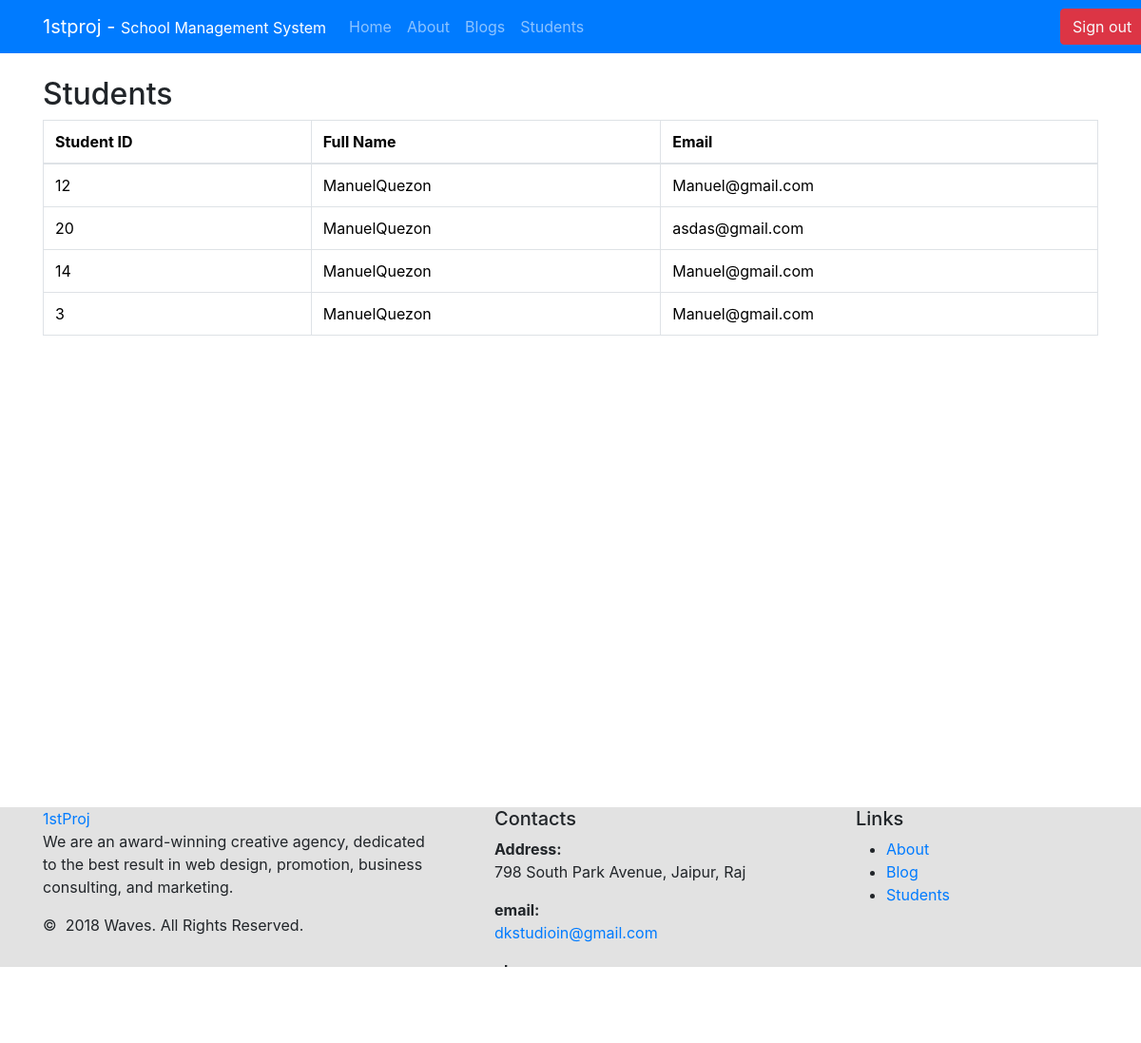
/students, run on the app's committed database.
### tables this page shows
CREATE TABLE `students` (
  `studkey_id` int(11) NOT NULL,
  `studentID` int(11) NOT NULL,
  `user_id` int(11) NOT NULL,
  `enrol_stat` int(11) NOT NULL,
  `stud_created` date NOT NULL DEFAULT current_timestamp()
);

CREATE TABLE `users` (
  `id` int(11) NOT NULL,
  `name` varchar(255) NOT NULL,
  `email` text NOT NULL,
  `username` varchar(255) NOT NULL,
  `password` text NOT NULL
);

### application/controllers/Pages.php (called while the page is built, shortened)
<?php
    class Pages extends CI_Controller{
        public function view($page = 'home'){
            $data['title'] = ucfirst($page);
            $data['users'] = $this->student_model->get_students();
            $this->load->view('templates/header');
            $this->load->view('pages/'.$page, $data);
            $this->load->view('templates/footer');
        }
    }

### index.php (called while the page is built, shortened)
<?php
require_once BASEPATH.'core/CodeIgniter.php';

### application/models/Student_model.php (called while the page is built, shortened)
<?php
    class Student_model extends CI_Model{
        public function get_students(){
            $this->db->join('students', 'students.user_id = users.id');
            $query = $this->db->get('users');
            return $query->result_array();
        }
    }

### application/views/pages/students.php (the view)
<h2><?= $title ?></h2>
<table class="table table-bordered">
  <thead>
    <tr>
      <th scope="col">Student ID</th>
      <th scope="col">Full Name</th>
      <th scope="col">Email</th>
    </tr>
  </thead>
  <tbody>
    <?php foreach($users as $user):?>
        <tr>
            <td><?php echo $user['studentID'] ?></td>
            <td><?php echo $user['name'] ?></td>
            <td><?php echo $user['email'] ?></td>
        </tr>
    <?php endforeach?>
  </tbody>
</table>

### application/views/templates/header.php (shortened to what this page needs)
<html>
<head>
    <link href="https://cdn.jsdelivr.net/npm/bootstrap@5.3.2/dist/css/bootstrap.min.css" rel="stylesheet">
    <link rel="stylesheet" href="https://cdn.jsdelivr.net/npm/bootstrap@5.3.2/dist/css/bootstrap.min.css">
    <link href="//maxcdn.bootstrapcdn.com/bootstrap/4.1.1/css/bootstrap.min.css" rel="stylesheet" id="bootstrap-css">
    <link rel="stylesheet" href="assets/style.css">
</head>
<body>
    <nav class="navbar navbar-expand-lg bg-primary" data-bs-theme="dark">
        <div class="container">
            <a class="navbar-brand" href="<?php echo base_url();  ?>home">1stproj - <small >School Management System</small></a>
            <div class="collapse navbar-collapse" id="navbarColor01">
                <ul class="navbar-nav me-auto">
                    <li class="nav-item">
                    <a class="nav-link" href="<?php echo base_url();  ?>home">Home
                    </a>
                    </li>
                    <li class="nav-item">
                    <a class="nav-link" href="<?php echo base_url();   ?>about">About</a>
                    </li>
                    <li class="nav-item">
                    <a class="nav-link" href="<?php echo base_url(); ?>posts">Blogs</a>
                    </li>
                    <li class="nav-item">
                    <a class="nav-link" href="<?php echo base_url(); ?>students">Students</a>
                    </li>
                </ul>
            </div>
            <div class="position-absolute bottom-5 end-0 col-1">
                <button class="btn btn-danger text-light" type="submit"><a class="text-light" href="Login/logout">Sign out</a> <?php  ?></button>
            </div>
        </div>
    </nav>
    <br>
    <div class="container">

### application/views/templates/footer.php (shortened to what this page needs)
    </div>
	<br><br><br><br><br><br><br><br><br><br><br><br><br><br><br><br><br><br><br><br>
	<footer class="section footer-classic context-light bg-image" style="background: #e2e2e2;">
        <div class="container">
          <div class="row row-30">
            <div class="col-md-4 col-xl-5">
              <div class="pr-xl-4"><a class="brand" href="home">1stProj</a>
                <p>We are an award-winning creative agency, dedicated to the best result in web design, promotion, business consulting, and marketing.</p>
                <p class="rights"><span>©  </span><span class="copyright-year">2018</span><span> </span><span>Waves</span><span>. </span><span>All Rights Reserved.</span></p>
              </div>
            </div>
            <div class="col-md-4">
              <h5>Contacts</h5>
              <dl class="contact-list">
                <dt>Address:</dt>
                <dd>798 South Park Avenue, Jaipur, Raj</dd>
              </dl>
              <dl class="contact-list">
                <dt>email:</dt>
                <dd><a href="mailto:#">dkstudioin@gmail.com</a></dd>
              </dl>
              <dl class="contact-list">
                <dt>phones:</dt>
                <dd><a href="tel:#">https://karosearch.com</a> <span>or</span> <a href="tel:#">https://karosearch.com</a>
                </dd>
              </dl>
            </div>
            <div class="col-md-4 col-xl-3">
              <h5>Links</h5>
              <ul class="nav-list">
                <li><a href="about">About</a></li>
                <li><a href="posts">Blog</a></li>
                <li><a href="students">Students</a></li>
              </ul>
            </div>
          </div>
        </div>
      </footer>
    </body>
</html>

### data on the page
students: studentID "12", user.name "ManuelQuezon", user.email "Manuel@gmail.com"
students: studentID "20", user.name "ManuelQuezon", user.email "asdas@gmail.com"
students: studentID "14", user.name "ManuelQuezon", user.email "Manuel@gmail.com"
students: studentID "3", user.name "ManuelQuezon", user.email "Manuel@gmail.com"

### other printed values
$title "Students"
